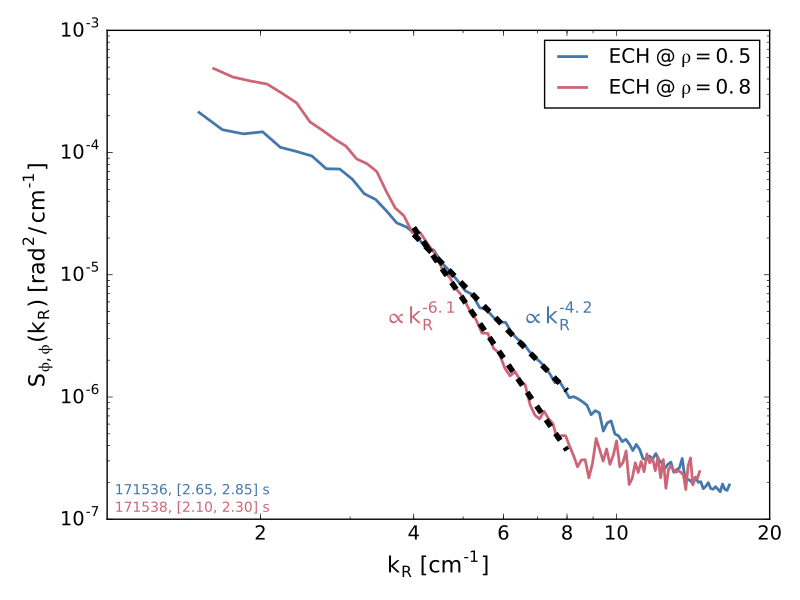

Generate this figure with Python:
import numpy as np
import matplotlib as mpl
# mpl.use('Agg')  # no X11 on worker nodes, so use non-interactive backend
import matplotlib.pyplot as plt
import cPickle as pickle
from distinct_colours import get_distinct

import random_data as rd
import mitpci
import filters


# Spectral-estimation parameters
p = 6
Nk = 1000

# Plotting parameters
cols = get_distinct(2)
cmap = 'viridis'
flim = [10, 1500]  # [flim] = kHz
vlim_Skf = [3e-10, 1e-4]
fontsize = 14
linewidth = 2


def power_law_fit(x, y, xlim=None):
    '''Least-squares fit data to a power law, y = c * x^{alpha}.

    Parameters:
    -----------
    x - array_like, (`N`,)
        The independent variable.
        [x] = arbitrary

    ydata - array_like, (`N`,)
        The dependent variable.
        [y] = arbitrary

    xlim - array_like, (2,) or None
        If not None, only fit data within `xlim`.
        [xlim] = [x]

    Returns:
    --------
    (c, alpha) - tuple; values for power law.

    '''
    if xlim is not None:
        ind = np.where(np.logical_and(
            x >= xlim[0],
            x <= xlim[1]))[0]
    else:
        ind = slice(None, None)

    lnx = np.log(x[ind])
    lny = np.log(y[ind])

    A = np.array([lnx, np.ones(len(lnx))]).T

    fit = np.linalg.lstsq(A, lny)[0]
    alpha = fit[0]
    c = np.exp(fit[1])

    return c, alpha


if __name__ == '__main__':
    # Load previously computed correlation functions
    # ==============================================
    fname = './corrs.pkl'
    with open(fname, 'rb') as f:
        corr_list = pickle.load(f)
        rho_list = pickle.load(f)
        shot_list = pickle.load(f)
        tlim_list = pickle.load(f)
        tau_list = pickle.load(f)
        Nreal_list = pickle.load(f)

    shot_list = np.array(shot_list)

    ind_536 = np.where(shot_list == 171536)[0][0]
    ind_538 = np.where(shot_list == 171538)[0][0]

    # Compute 2d autospectral densities and plot
    # ==========================================
    asd2d_536 = mitpci.pci.TwoDimensionalAutoSpectralDensity(
        corr_list[ind_536], burg_params={'p': p, 'Nk': Nk})
    asd2d_538 = mitpci.pci.TwoDimensionalAutoSpectralDensity(
        corr_list[ind_538], burg_params={'p': p, 'Nk': Nk})

    descriptors_536 = (
        171536,
        np.int(rho_list[ind_536] * 10),
        np.int(tlim_list[ind_536][0] * 1e3),
        np.int(tlim_list[ind_536][1] * 1e3),
        Nreal_list[ind_536],
        p)
    descriptors_538 = (
        171538,
        np.int(rho_list[ind_538] * 10),
        np.int(tlim_list[ind_538][0] * 1e3),
        np.int(tlim_list[ind_538][1] * 1e3),
        Nreal_list[ind_538],
        p)

    fname_536 = ('./Skf_%i_rho0%i_%i_to_%i_Nreal%i_p%i.png' % descriptors_536)
    fname_538 = ('./Skf_%i_rho0%i_%i_to_%i_Nreal%i_p%i.png' % descriptors_538)

    asd2d_536.plotSpectralDensity(flim=flim, vlim=vlim_Skf)
    plt.text(-25, 1440, '171536', color='white')
    plt.savefig(fname_536)
    plt.close()

    asd2d_538.plotSpectralDensity(flim=flim, vlim=vlim_Skf)
    plt.text(-25, 1440, '171538', color='white')
    plt.savefig(fname_538)
    plt.close()

    # Look at wavenumber structure of individual branches:
    # ====================================================

    # Determine "source" and "destination" points of line profiles:
    # -------------------------------------------------------------
    # Points in each branch
    pt_536 = (10., 900.)
    pt_538 = (6.8, 700.)

    # Assume that each branch passes through origin
    src_536 = (0, 0)
    src_538 = (0, 0)

    # Slopes...
    m_536 = pt_536[1] / pt_536[0]
    m_538 = pt_538[1] / pt_538[0]

    # Destination points
    dst_536 = (flim[1] / m_536, flim[1])
    dst_538 = (flim[1] / m_538, flim[1])

    # Overplot branch boundaries on S(k,f):
    # -------------------------------------
    # S(k, f) => k in row space, f in column space
    #
    # NOTE: Specifying `lwr` keyword means that `coord_lines`
    # will be uniformly spaced in k and that averaging will
    # be done over a narrow range in k at each frequency.
    # To get S(k) we technically want the reverse -- averaging
    # over a narrow range in f at each wavenumber. However,
    # because the branch "bends", particularly near the low-k
    # cutoff of the PCI, this technically correct method
    # introduces artifacts into the S(k)... Because we're
    # examining a narrow slice in S(k,f), it is OK to use
    # the former method of averaging over narrow range in k
    # at each frequency, especially as it allows us to avoid
    # the "bend" biasing.
    lpc_kwargs = {'N': 100, 'lwr': 2.5, 'L': 11}

    coord_lines_536 = rd.utilities.line_profile_coordinates(
        src_536, dst_536, **lpc_kwargs)
    coord_lines_538 = rd.utilities.line_profile_coordinates(
        src_538, dst_538, **lpc_kwargs)

    fname_536 = ('./Skf_%i_rho0%i_%i_to_%i_Nreal%i_p%i_branch.png' % descriptors_536)
    fname_538 = ('./Skf_%i_rho0%i_%i_to_%i_Nreal%i_p%i_branch.png' % descriptors_538)

    asd2d_536.plotSpectralDensity(flim=flim, vlim=vlim_Skf)
    plt.text(-25, 1440, '171536', color='white')
    plt.plot(
        coord_lines_536[0, :, 0],
        coord_lines_536[1, :, 0],
        c='fuchsia')
    plt.plot(
        coord_lines_536[0, :, -1],
        coord_lines_536[1, :, -1],
        c='fuchsia')
    plt.xlim(asd2d_536.k[0] / 1e2, asd2d_536.k[-1] / 1e2)
    plt.ylim(flim)
    plt.savefig(fname_536)

    asd2d_538.plotSpectralDensity(flim=flim, vlim=vlim_Skf)
    plt.text(-25, 1440, '171538', color='white')
    plt.plot(
        coord_lines_538[0, :, 0],
        coord_lines_538[1, :, 0],
        c='fuchsia')
    plt.plot(
        coord_lines_538[0, :, -1],
        coord_lines_538[1, :, -1],
        c='fuchsia')
    plt.xlim(asd2d_538.k[0] / 1e2, asd2d_538.k[-1] / 1e2)
    plt.ylim(flim)
    plt.savefig(fname_538)

    # Compute wavenumber profiles:
    # ----------------------------
    res = rd.utilities.line_profile(
        asd2d_536.Sxx, asd2d_536.k / 1e2, asd2d_536.f / 1e3,
        src_536, dst_536,
        lpc_kwargs=lpc_kwargs, mc_kwargs={'order': 1})
    Sxx_prof_536 = res[0]
    k_prof_536 = res[1]
    f_prof_536 = res[2]

    res = rd.utilities.line_profile(
        asd2d_538.Sxx, asd2d_538.k / 1e2, asd2d_538.f / 1e3,
        src_538, dst_538,
        lpc_kwargs=lpc_kwargs, mc_kwargs={'order': 1})
    Sxx_prof_538 = res[0]
    k_prof_538 = res[1]
    f_prof_538 = res[2]

    # Convert from rad^2 / (Hz * m^{-1}) to rad^2 / (kHz * cm^{-1})
    Sxx_prof_536 *= (1e3 * 1e2)
    Sxx_prof_538 *= (1e3 * 1e2)

    # And account for "integration" over frequency by multiplying by `df`
    # such that the units become rad^2 / cm^{-1}
    df = 250.  # [df] = kHz
    Sxx_prof_536 *= df
    Sxx_prof_538 *= df

    # Plot wavenumber profiles:
    # -------------------------
    kind_536 = np.where(k_prof_536 >= 1.5)[0]
    kind_538 = np.where(k_prof_538 >= 1.5)[0]

    plt.figure()

    plt.loglog(
        k_prof_536[kind_536],
        Sxx_prof_536[kind_536],
        label=r'$\mathregular{ECH \; @ \; \rho = 0.5}$',
        linewidth=linewidth,
        c=cols[0])
    plt.loglog(
        k_prof_538[kind_538],
        Sxx_prof_538[kind_538],
        label=r'$\mathregular{ECH \; @ \; \rho = 0.8}$',
        linewidth=linewidth,
        c=cols[1])

    plt.legend(loc='best')

    ax = plt.gca()
    ax.tick_params(axis='both', labelsize=fontsize)
    ax.set_xlim([1, 20])
    ax.set_xlabel(
        r'$\mathregular{k_R \; [cm^{-1}]}$',
        fontsize=(fontsize + 2))
    ax.set_ylabel(
        r'$\mathregular{S_{\phi,\phi}(k_R) \; [rad^2 /\, cm^{-1}]}$',
        fontsize=(fontsize + 2))

    # Fit wavenumber profiles:
    # ------------------------
    klim_fit = np.array([4., 8.])

    c_536, alpha_536 = power_law_fit(
        k_prof_536, Sxx_prof_536, xlim=klim_fit)
    c_538, alpha_538 = power_law_fit(
        k_prof_538, Sxx_prof_538, xlim=klim_fit)

    cfit_536 = cols[0]
    cfit_538 = cols[1]

    plt.text(
        6.5, 4e-6,
        '$\mathregular{\propto k_R^{%.1f}}$' % alpha_536,
        fontsize=(fontsize + 2),
        color=cfit_536)
    plt.loglog(
        klim_fit,
        c_536 * (klim_fit ** alpha_536),
        linestyle='--',
        linewidth=(2 * linewidth),
        c='k')

    plt.text(
        3.5, 4e-6,
        '$\mathregular{\propto k_R^{%.1f}}$' % alpha_538,
        fontsize=(fontsize + 2),
        color=cfit_538)
    plt.loglog(
        klim_fit,
        c_538 * (klim_fit ** alpha_538),
        linestyle='--',
        linewidth=(2 * linewidth),
        c='k')

    ax = plt.gca()
    ax.xaxis.set_major_formatter(
        mpl.ticker.FormatStrFormatter('%d'))
    ax.set_xticks([2, 4, 6, 8, 10, 20])

    # Add shot numbers & times
    x0 = 1.035

    tlim_536 = tlim_list[ind_536]
    tlim_538 = tlim_list[ind_538]

    ax.annotate(
        '%i, [%.2f, %.2f] s' % (171536, tlim_536[0], tlim_536[1]),
        (x0, 1.6e-7),
        color=cols[0],
        fontsize=(fontsize - 4))
    ax.annotate(
        '%i, [%.2f, %.2f] s' % (171538, tlim_538[0], tlim_538[1]),
        (x0, 1.15e-7),
        color=cols[1],
        fontsize=(fontsize - 4))

    plt.tight_layout()
    plt.show()
